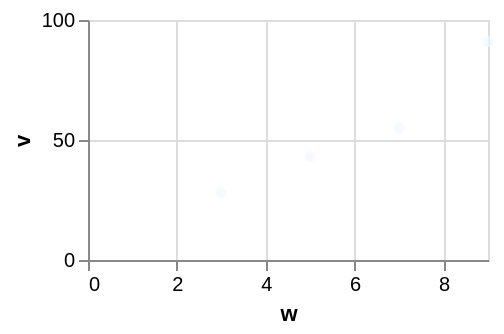

This figure's Vega-Lite source:
### Vega-Lite specification from a JSON file in a GitHub repository (floating-point values rounded to 4 significant figures)
{"$schema": "https://vega.github.io/schema/vega-lite/v6.json", "width": 200, "height": 120, "data": {"values": [{"c": "alpha", "v": 28, "w": 3, "t": "2024-01-07"}, {"c": "beta", "v": 55, "w": 7, "t": "2024-03-19"}, {"c": "gamma", "v": 43, "w": 5, "t": "2024-06-02"}, {"c": "delta", "v": 91, "w": 9, "t": "2024-09-11"}]}, "mark": {"type": "circle", "color": "aliceblue"}, "encoding": {"x": {"field": "w", "type": "quantitative"}, "y": {"field": "v", "type": "quantitative"}}}
